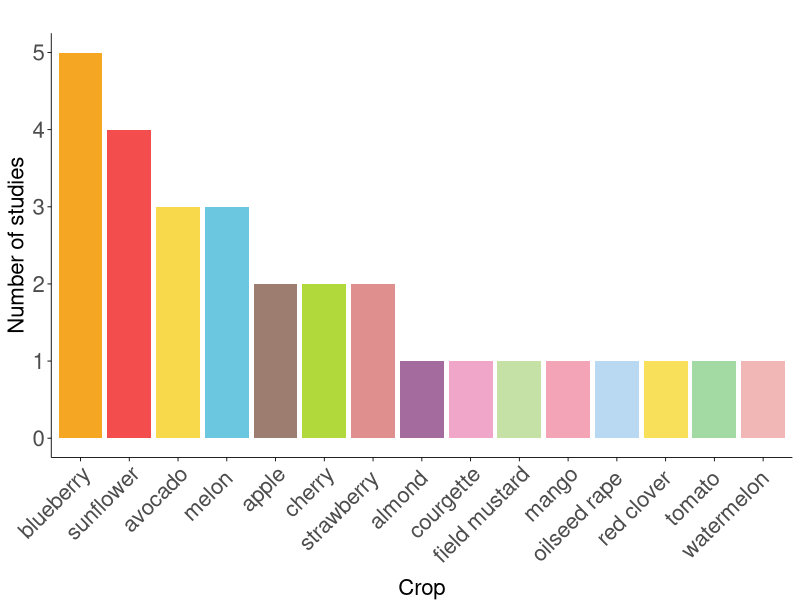

Generate this figure with R: (Note: this script raises an error after producing the figure.)
################################################################################
#### Ecological Synthesis Lab (SintECO): https://marcomellolab.wordpress.com

#### Authors: Cristina A. Kita, Isabel Alves-dos-Santos, Michael Hrncir, 
#### & Marco A. R. Mello

#### See README for further info:
#### https://github.com/CKita/BeeFlow#readme
################################################################################


################################################################################
############################# CROP TYPES #######################################
################################################################################


#Let's get ready for running the code provided here. 

#Set the working directory to the source of this script file.   
setwd(dirname(rstudioapi::getActiveDocumentContext()$path))
getwd()

#Delete all previous objects.
rm(list= ls())

#Load or install the required packages
if(!require(ggplot2)){
  install.packages("ggplot2")
  library(ggplot2)
}

if(!require(dplyr)){
  install.packages("dplyr")
  library(dplyr)
}

# First, let's import and check our data set.
crop <- read.csv("../Data/crop_type.csv", h= T, sep = ";")
class(crop)
str(crop)
head(crop)
tail(crop)

# Count the type of crops
crop_freq <- crop %>%
  count(CropType) %>%
  arrange(desc(n)) %>%
  rename(Frequency = n)

# Order the CropType factor for descending bar order
crop_freq$CropType <- factor(crop_freq$CropType, levels = crop_freq$CropType)

#Choose the colors of the bar graph 

play_dough_colors <- c("#f5a623", "#f44d4d", "#f7d94b", "#6bc6e0",
                       "#9d7d6f", "#b1d93b", "#e08f8f", "#a46c9e",
                       "#f0a6c8", "#c6e1a5", "#f4a4b7", "#b9d8f2",
                       "#f8e05a", "#a3d9a3", "#f1b6b6")

# Plot the bar graph
g1 <- ggplot(crop_freq, aes(x = CropType, y = Frequency)) +
  geom_bar(stat = "identity", fill = play_dough_colors) +
  labs(title = "",
       x = "Crop",
       y = "Number of studies") +
  theme_minimal() +
  theme(panel.grid.major = element_blank(),        
        panel.grid.minor = element_blank(),        
        axis.title.x = element_text(vjust = -0.5),         
        axis.title.y = element_text(vjust = 1),
        axis.text.x = element_text(angle = 45, hjust = 1),
        axis.line = element_line(color = "black", size = 0.3), 
        axis.ticks = element_line(color = "black", size = 0.3),  
        axis.title = element_text(size = 16),      
        axis.text = element_text(size = 16))
g1

#Export the bar graph as PNG image.

png("../Figure/crops.png", res = 300,
    width = 4000, height = 2000, unit = "px")

g1

dev.off()

########################### THE END ############################################
